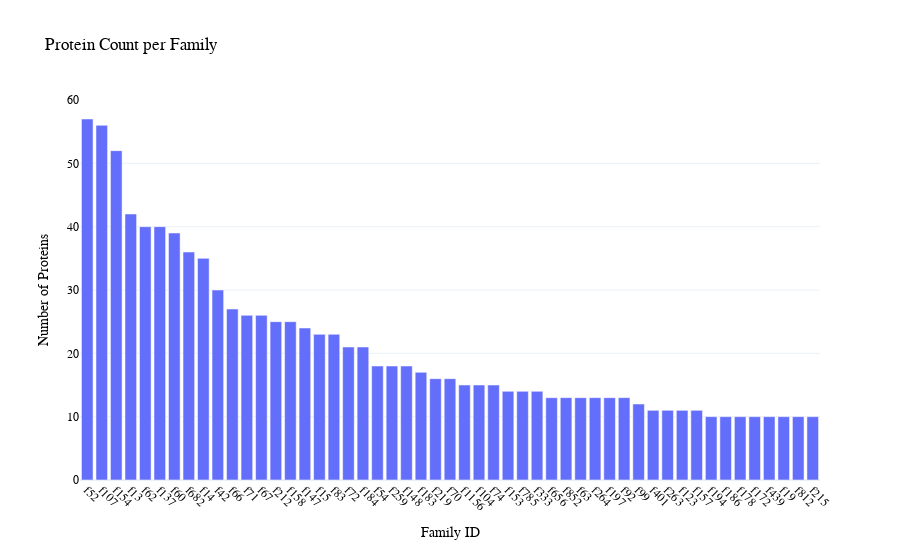

Source (notebook cell):
### Code cell
family_counts = filtered_df["family_id"].value_counts().reset_index()
family_counts.columns = ["Family ID", "Protein Count"]

# Plot the bar chart
fig = px.bar(
    family_counts,
    x="Family ID",
    y="Protein Count",
    title="Protein Count per Family",
    labels={"Family ID": "Family ID", "Protein Count": "Number of Proteins"},
    template="plotly_white",
)

# Customize layout
fig.update_layout(
    font=dict(family="Arial", size=12, color="black"),
    xaxis=dict(tickangle=45),
    showlegend=False,
)

# Display the plot
fig.show()

### Figure 1 — Plotly figure (JSON) as saved in the notebook; plotly's stock layout.template omitted (floating-point values rounded to 4 significant figures)
{"data": [{"alignmentgroup": "True", "hovertemplate": "Family ID=%{x}<br>Number of Proteins=%{y}<extra></extra>", "legendgroup": "", "marker": {"color": "#636efa", "pattern": {"shape": ""}}, "name": "", "offsetgroup": "", "orientation": "v", "showlegend": false, "textposition": "auto", "type": "bar", "x": ["f52", "f107", "f154", "f13", "f62", "f137", "f60", "f682", "f14", "f42", "f66", "f71", "f67", "f212", "f158", "f147", "f15", "f83", "f72", "f184", "f54", "f259", "f148", "f183", "f219", "f70", "f1156", "f104", "f74", "f153", "f785", "f333", "f656", "f852", "f63", "f264", "f197", "f92", "f99", "f401", "f263", "f123", "f157", "f194", "f186", "f178", "f172", "f439", "f19", "f812", "f215"], "xaxis": "x", "y": [57, 56, 52, 42, 40, 40, 39, 36, 35, 30, 27, 26, 26, 25, 25, 24, 23, 23, 21, 21, 18, 18, 18, 17, 16, 16, 15, 15, 15, 14, 14, 14, 13, 13, 13, 13, 13, 13, 12, 11, 11, 11, 11, 10, 10, 10, 10, 10, 10, 10, 10], "yaxis": "y"}], "layout": {"barmode": "relative", "font": {"color": "black", "family": "Arial", "size": 12}, "legend": {"tracegroupgap": 0}, "showlegend": false, "title": {"text": "Protein Count per Family"}, "xaxis": {"anchor": "y", "domain": [0, 1], "tickangle": 45, "title": {"text": "Family ID"}}, "yaxis": {"anchor": "x", "domain": [0, 1], "title": {"text": "Number of Proteins"}}}}
